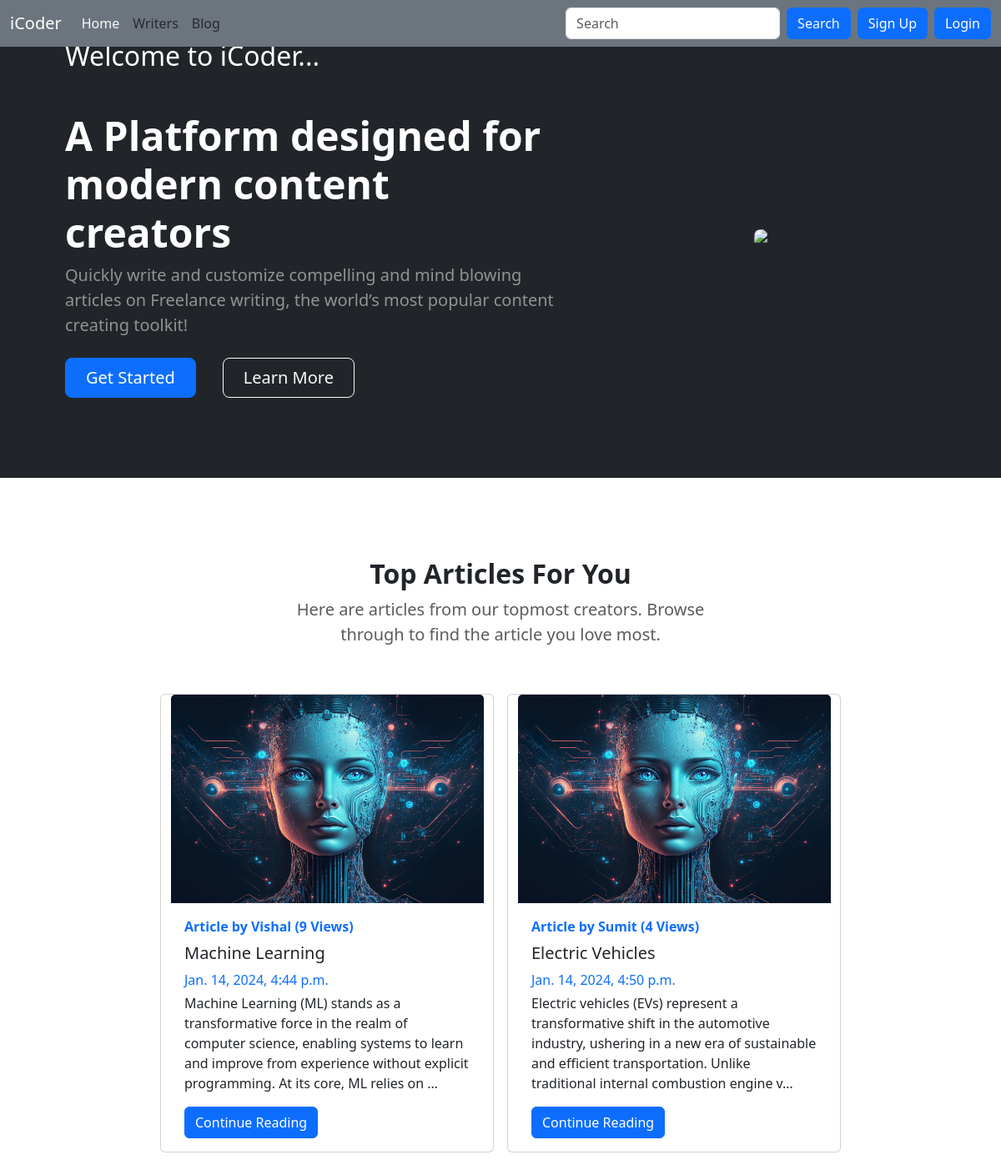
The page / on the database its author committed.
### blog/models.py (models this page shows, shortened)
class Post(models.Model):
    sno = models.AutoField(primary_key=True)
    username = models.CharField(max_length=15, default="")
    title = models.CharField(max_length=255)
    postImage  = models.ImageField(upload_to='static/img', default='static/img/default.jpg')
    content = models.TextField()
    author = models.CharField(max_length=100)
    slug = models.CharField(max_length=130)
    views = models.IntegerField(default=0)
    timeStamp = models.DateTimeField(default= now)

### home/views.py (the view)
# urls.py: path('', views.HomeView.as_view(), name='home'),
class HomeView(View):
    def get(self, request):
        allPosts = Post.objects.all()
        trendPost = [post for post in allPosts]
        trendPost.sort(key=lambda p: p.views, reverse=True)
        trendPost = trendPost[:3]
        context = {'posts' : trendPost}
        return render(request, 'home/home.html', context)

### templates/home/home.html (shortened to what this page needs)
{% extends "base.html" %}
{% block homeactive %} text-light {% endblock homeactive %}
{% block body %}
<header class="bg-dark py-5">
  <div class="container px-5">
    <div class="row gx-5 align-items-center justify-content-center">
      <div class="col-lg-8 col-xl-7 col-xxl-6">
        <h2 class="text-white">Welcome to iCoder...</h2>
        <div class="my-5 text-center text-xl-start">
          <h1 class="display-5 fw-bolder text-white mb-2">A Platform designed for modern content creators</h1>
          <p class="lead fw-normal text-white-50 mb-4">Quickly write and customize compelling and mind blowing articles
            on Freelance writing, the world’s most popular content creating toolkit!</p>
          <div class="d-grid gap-3 d-sm-flex justify-content-sm-center justify-content-xl-start">
            <a class="btn btn-primary btn-lg px-4 me-sm-3" href="/blog">Get Started</a>
            <a class="btn btn-outline-light btn-lg px-4" href="#allblogs">Learn More</a>
          </div>
        </div>
      </div>
      <div class="col-xl-5 col-xxl-6 d-none d-xl-block text-center">
        <img class="img-fluid rounded-3 my-5" src="static/img/happy2.jpg" alt="..." />
      </div>
    </div>
  </div>
</header>
<section class="py-5" id='allblogs'>
  <div class="container px-5 my-5">
    <div class="row gx-5 justify-content-center">
      <div class="col-lg-8 col-xl-6">
        <div class="text-center">
          <h2 class="fw-bolder">Top Articles For You</h2>
          <p class="lead fw-normal text-muted mb-5">Here are articles from our topmost creators. Browse through to find
            the article you love most.</p>
        </div>
      </div>
    </div>
    <div class="row justify-content-center">
      {% for post in posts %}
      <div class="card mx-2 my-2" style="width: 25rem;">
        <img src="/media/{{post.postImage}}" class="card-img-top" alt="...">
        <div class="card-body">
          {% if user.is_authenticated %}
          <a href="/writers/{{post.username}}"><b
              class="d-inline-block mb-2 text-primary underline-hover">Article by
              {{post.author}} ({{post.views}} Views)</b></a>
          {% else %}
          <a href="#"><b class="d-inline-block mb-2 text-primary">Article by
              {{post.author}} ({{post.views}} Views)</b></a>
          {% endif %}
          <h5 class="card-title">{{post.title}}</h5>
          <div class="mb-1 text-primary">{{post.timeStamp}}</div>
          <p class="card-text">{{post.content|truncatechars:200}}</p>
          <a href="blog/{{post.slug}}" class="btn btn-primary">Continue Reading</a>
        </div>
      </div>
      {% endfor %}
    </div>
  </div>
</section>
{% endblock body %}

### templates/home/home.html (style rules this page uses)
.card-img-top { min-height: 250px; max-height: 250px; min-width: 375px; max-width: 375px; }

### rows shown on the page
Post: postImage (picture), author "Vishal", views "9", title "Machine Learning", timeStamp "Jan. 14, 2024, 4:44 p.m.", content "Machine Learning (ML) stands as a transformative force in the realm of computer science, enabling systems to learn and improve from experience without explicit programming. At its core, ML relies on …"
Post: postImage (picture), author "Sumit", views "4", title "Electric Vehicles", timeStamp "Jan. 14, 2024, 4:50 p.m.", content "Electric vehicles (EVs) represent a transformative shift in the automotive industry, ushering in a new era of sustainable and efficient transportation. Unlike traditional internal combustion engine v…"
